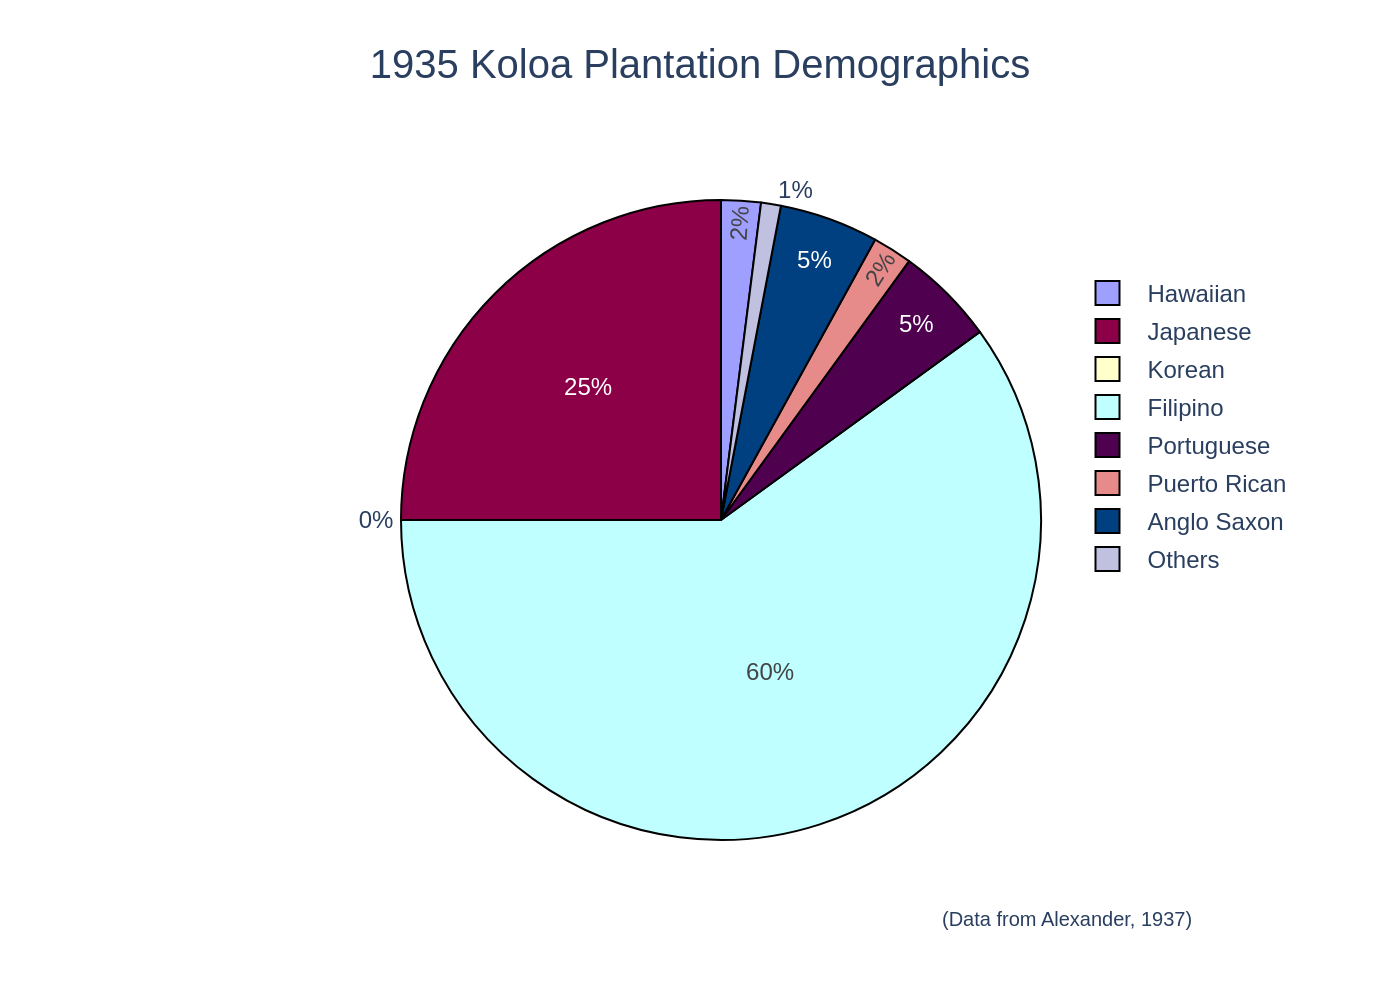

Generate this figure with Python:
import sys
import json
import plotly.graph_objects as go
from pathlib import Path

# --- Script setup and data loading ---
if len(sys.argv) != 2:
    print("Usage: python create_chart.py <path_to_json_file>")
    sys.exit(1)

json_file_path = Path(sys.argv[1])
if not json_file_path.is_file():
    print(f"Error: JSON file not found at '{json_file_path}'")
    sys.exit(1)

with open(json_file_path, 'r', encoding='utf-8') as f:
    config = json.load(f)

# --- Extract data from JSON ---
chart_data = config.get('chart_data', [])
texts = config.get('texts', {})
colors = config.get('colors', [])

labels = [item['label'] for item in chart_data]
values = [item['value'] for item in chart_data]

# --- Chart creation ---
fig = go.Figure()

fig.add_trace(go.Pie(
    labels=labels,
    values=values,
    marker=dict(colors=colors, line=dict(color='#000000', width=1)),
    hoverinfo='label+percent',
    textinfo='percent',
    textfont=dict(family="Arial", size=12),
    textposition='auto',
    sort=False
))

# --- Layout and styling ---
title_text = texts.get('title', '')
if texts.get('subtitle'):
    title_text += f"<br><sub>{texts['subtitle']}</sub>"

source_text = texts.get('source', '')

fig.update_layout(
    title=dict(
        text=title_text,
        x=0.5,
        y=0.95,
        xanchor='center',
        yanchor='top',
        font=dict(size=20)
    ),
    font=dict(
        family="Arial",
        size=12
    ),
    legend=dict(
        orientation="v",
        yanchor="top",
        y=0.9,
        xanchor="left",
        x=0.85,
        bgcolor='rgba(255,255,255,0.5)'
    ),
    margin=dict(l=40, r=40, t=100, b=80),
    paper_bgcolor='white',
    plot_bgcolor='white',
    annotations=[
        dict(
            showarrow=False,
            text=source_text,
            xref="paper",
            yref="paper",
            x=0.98,
            y=-0.1,
            xanchor='right',
            yanchor='top',
            font=dict(size=10)
        )
    ]
)

# --- Output generation ---
output_filename_base = json_file_path.stem
output_png_path = f"{output_filename_base}.png"

fig.write_image(output_png_path, scale=2)

print(f"Chart saved to {output_png_path}")
